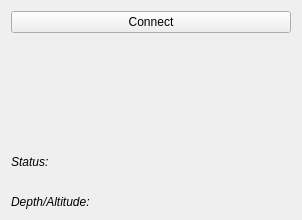
<?xml version="1.0" encoding="UTF-8"?>
<ui version="4.0">
 <class>AUVPosewidget</class>
 <widget class="QWidget" name="AUVPosewidget">
  <property name="geometry">
   <rect>
    <x>0</x>
    <y>0</y>
    <width>302</width>
    <height>220</height>
   </rect>
  </property>
  <property name="sizePolicy">
   <sizepolicy hsizetype="Preferred" vsizetype="Maximum">
    <horstretch>0</horstretch>
    <verstretch>0</verstretch>
   </sizepolicy>
  </property>
  <property name="minimumSize">
   <size>
    <width>302</width>
    <height>220</height>
   </size>
  </property>
  <property name="windowTitle">
   <string>AUV Pose</string>
  </property>
  <layout class="QVBoxLayout" name="verticalLayout">
   <item>
    <widget class="QPushButton" name="connectButton">
     <property name="text">
      <string>Connect</string>
     </property>
    </widget>
   </item>
   <item>
    <widget class="TrackWidget" name="trackwidget" native="true">
     <property name="sizePolicy">
      <sizepolicy hsizetype="Preferred" vsizetype="Expanding">
       <horstretch>0</horstretch>
       <verstretch>0</verstretch>
      </sizepolicy>
     </property>
     <property name="minimumSize">
      <size>
       <width>290</width>
       <height>100</height>
      </size>
     </property>
    </widget>
   </item>
   <item>
    <layout class="QHBoxLayout" name="horizontalLayout">
     <item>
      <widget class="QLabel" name="status_label">
       <property name="font">
        <font>
         <italic>true</italic>
        </font>
       </property>
       <property name="text">
        <string>Status:</string>
       </property>
      </widget>
     </item>
     <item>
      <widget class="QLabel" name="auv_status_label">
       <property name="minimumSize">
        <size>
         <width>230</width>
         <height>0</height>
        </size>
       </property>
       <property name="text">
        <string/>
       </property>
      </widget>
     </item>
    </layout>
   </item>
   <item>
    <layout class="QHBoxLayout" name="horizontalLayout_3" stretch="0">
     <item>
      <widget class="QLabel" name="recovery_action_status_label">
       <property name="text">
        <string/>
       </property>
      </widget>
     </item>
    </layout>
   </item>
   <item>
    <layout class="QHBoxLayout" name="horizontalLayout_2">
     <item>
      <widget class="QLabel" name="depth_label">
       <property name="font">
        <font>
         <italic>true</italic>
        </font>
       </property>
       <property name="text">
        <string>Depth/Altitude:</string>
       </property>
      </widget>
     </item>
     <item>
      <widget class="QLabel" name="auv_depth_label">
       <property name="sizePolicy">
        <sizepolicy hsizetype="Expanding" vsizetype="Preferred">
         <horstretch>0</horstretch>
         <verstretch>0</verstretch>
        </sizepolicy>
       </property>
       <property name="minimumSize">
        <size>
         <width>140</width>
         <height>0</height>
        </size>
       </property>
       <property name="text">
        <string/>
       </property>
      </widget>
     </item>
    </layout>
   </item>
  </layout>
 </widget>
 <customwidgets>
  <customwidget>
   <class>TrackWidget</class>
   <extends>QWidget</extends>
   <header>trackwidget.h</header>
   <container>1</container>
  </customwidget>
 </customwidgets>
 <resources/>
 <connections/>
</ui>
